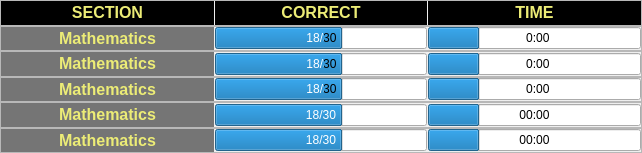
         <widget class="QWidget" name="scrollAreaWidgetContents_5">
          <property name="geometry">
           <rect>
            <x>0</x>
            <y>-15</y>
            <width>642</width>
            <height>153</height>
           </rect>
          </property>
          <property name="sizePolicy">
           <sizepolicy hsizetype="Expanding" vsizetype="Expanding">
            <horstretch>0</horstretch>
            <verstretch>0</verstretch>
           </sizepolicy>
          </property>
          <layout class="QVBoxLayout" name="verticalLayout_2">
           <property name="spacing">
            <number>0</number>
           </property>
           <property name="leftMargin">
            <number>0</number>
           </property>
           <property name="topMargin">
            <number>0</number>
           </property>
           <property name="rightMargin">
            <number>0</number>
           </property>
           <property name="bottomMargin">
            <number>0</number>
           </property>
           <item>
            <widget class="QFrame" name="frame_11">
             <property name="sizePolicy">
              <sizepolicy hsizetype="Preferred" vsizetype="Preferred">
               <horstretch>0</horstretch>
               <verstretch>0</verstretch>
              </sizepolicy>
             </property>
             <property name="frameShape">
              <enum>QFrame::StyledPanel</enum>
             </property>
             <property name="frameShadow">
              <enum>QFrame::Raised</enum>
             </property>
             <layout class="QHBoxLayout" name="horizontalLayout_13">
              <property name="spacing">
               <number>1</number>
              </property>
              <property name="leftMargin">
               <number>0</number>
              </property>
              <property name="topMargin">
               <number>0</number>
              </property>
              <property name="rightMargin">
               <number>0</number>
              </property>
              <property name="bottomMargin">
               <number>0</number>
              </property>
              <item>
               <widget class="QLabel" name="label_33">
                <property name="sizePolicy">
                 <sizepolicy hsizetype="Preferred" vsizetype="Preferred">
                  <horstretch>0</horstretch>
                  <verstretch>0</verstretch>
                 </sizepolicy>
                </property>
                <property name="maximumSize">
                 <size>
                  <width>16777215</width>
                  <height>32</height>
                 </size>
                </property>
                <property name="styleSheet">
                 <string notr="true">background-color: rgb(0, 0, 0);</string>
                </property>
                <property name="text">
                 <string>&lt;html&gt;&lt;head/&gt;&lt;body&gt;&lt;p align=&quot;center&quot;&gt;&lt;span style=&quot; font-size:12pt; font-weight:700; color:#ecec76;&quot;&gt;SECTION&lt;/span&gt;&lt;/p&gt;&lt;/body&gt;&lt;/html&gt;</string>
                </property>
               </widget>
              </item>
              <item>
               <widget class="QLabel" name="label_32">
                <property name="sizePolicy">
                 <sizepolicy hsizetype="Preferred" vsizetype="Preferred">
                  <horstretch>0</horstretch>
                  <verstretch>0</verstretch>
                 </sizepolicy>
                </property>
                <property name="maximumSize">
                 <size>
                  <width>16777215</width>
                  <height>32</height>
                 </size>
                </property>
                <property name="styleSheet">
                 <string notr="true">background-color: rgb(0, 0, 0);</string>
                </property>
                <property name="text">
                 <string>&lt;html&gt;&lt;head/&gt;&lt;body&gt;&lt;p align=&quot;center&quot;&gt;&lt;span style=&quot; font-size:12pt; font-weight:700; color:#ecec76;&quot;&gt;CORRECT&lt;/span&gt;&lt;/p&gt;&lt;/body&gt;&lt;/html&gt;</string>
                </property>
               </widget>
              </item>
              <item>
               <widget class="QLabel" name="label_31">
                <property name="sizePolicy">
                 <sizepolicy hsizetype="Preferred" vsizetype="Preferred">
                  <horstretch>0</horstretch>
                  <verstretch>0</verstretch>
                 </sizepolicy>
                </property>
                <property name="maximumSize">
                 <size>
                  <width>16777215</width>
                  <height>32</height>
                 </size>
                </property>
                <property name="styleSheet">
                 <string notr="true">background-color: rgb(0, 0, 0);</string>
                </property>
                <property name="text">
                 <string>&lt;html&gt;&lt;head/&gt;&lt;body&gt;&lt;p align=&quot;center&quot;&gt;&lt;span style=&quot; font-size:12pt; font-weight:700; color:#ecec76;&quot;&gt;TIME&lt;/span&gt;&lt;/p&gt;&lt;/body&gt;&lt;/html&gt;</string>
                </property>
               </widget>
              </item>
             </layout>
            </widget>
           </item>
           <item>
            <widget class="QFrame" name="frame_12">
             <property name="sizePolicy">
              <sizepolicy hsizetype="Preferred" vsizetype="Preferred">
               <horstretch>0</horstretch>
               <verstretch>0</verstretch>
              </sizepolicy>
             </property>
             <property name="frameShape">
              <enum>QFrame::StyledPanel</enum>
             </property>
             <property name="frameShadow">
              <enum>QFrame::Raised</enum>
             </property>
             <layout class="QHBoxLayout" name="horizontalLayout_14">
              <property name="spacing">
               <number>1</number>
              </property>
              <property name="leftMargin">
               <number>0</number>
              </property>
              <property name="topMargin">
               <number>0</number>
              </property>
              <property name="rightMargin">
               <number>0</number>
              </property>
              <property name="bottomMargin">
               <number>0</number>
              </property>
              <item>
               <widget class="QLabel" name="label_36">
                <property name="sizePolicy">
                 <sizepolicy hsizetype="Preferred" vsizetype="Preferred">
                  <horstretch>0</horstretch>
                  <verstretch>0</verstretch>
                 </sizepolicy>
                </property>
                <property name="maximumSize">
                 <size>
                  <width>16777215</width>
                  <height>32</height>
                 </size>
                </property>
                <property name="styleSheet">
                 <string notr="true">background-color: rgb(117, 117, 117)</string>
                </property>
                <property name="text">
                 <string>&lt;html&gt;&lt;head/&gt;&lt;body&gt;&lt;p align=&quot;center&quot;&gt;&lt;span style=&quot; font-size:12pt; font-weight:700; color:#ecec76;&quot;&gt;Mathematics&lt;/span&gt;&lt;/p&gt;&lt;/body&gt;&lt;/html&gt;</string>
                </property>
               </widget>
              </item>
              <item>
               <widget class="QProgressBar" name="progressBar_2">
                <property name="sizePolicy">
                 <sizepolicy hsizetype="Preferred" vsizetype="Fixed">
                  <horstretch>0</horstretch>
                  <verstretch>0</verstretch>
                 </sizepolicy>
                </property>
                <property name="styleSheet">
                 <string notr="true">text-align:center</string>
                </property>
                <property name="maximum">
                 <number>30</number>
                </property>
                <property name="value">
                 <number>18</number>
                </property>
                <property name="textDirection">
                 <enum>QProgressBar::TopToBottom</enum>
                </property>
                <property name="format">
                 <string>18/30</string>
                </property>
               </widget>
              </item>
              <item>
               <widget class="QProgressBar" name="progressBar">
                <property name="sizePolicy">
                 <sizepolicy hsizetype="Preferred" vsizetype="Maximum">
                  <horstretch>0</horstretch>
                  <verstretch>0</verstretch>
                 </sizepolicy>
                </property>
                <property name="styleSheet">
                 <string notr="true">text-align:center</string>
                </property>
                <property name="value">
                 <number>24</number>
                </property>
                <property name="textVisible">
                 <bool>true</bool>
                </property>
                <property name="orientation">
                 <enum>Qt::Horizontal</enum>
                </property>
                <property name="textDirection">
                 <enum>QProgressBar::TopToBottom</enum>
                </property>
                <property name="format">
                 <string>00:00</string>
                </property>
               </widget>
              </item>
             </layout>
            </widget>
           </item>
           <item>
            <widget class="QFrame" name="frame_13">
             <property name="sizePolicy">
              <sizepolicy hsizetype="Preferred" vsizetype="Preferred">
               <horstretch>0</horstretch>
               <verstretch>0</verstretch>
              </sizepolicy>
             </property>
             <property name="frameShape">
              <enum>QFrame::StyledPanel</enum>
             </property>
             <property name="frameShadow">
              <enum>QFrame::Raised</enum>
             </property>
             <layout class="QHBoxLayout" name="horizontalLayout_23">
              <property name="spacing">
               <number>1</number>
              </property>
              <property name="leftMargin">
               <number>0</number>
              </property>
              <property name="topMargin">
               <number>0</number>
              </property>
              <property name="rightMargin">
               <number>0</number>
              </property>
              <property name="bottomMargin">
               <number>0</number>
              </property>
              <item>
               <widget class="QLabel" name="label_38">
                <property name="sizePolicy">
                 <sizepolicy hsizetype="Preferred" vsizetype="Preferred">
                  <horstretch>0</horstretch>
                  <verstretch>0</verstretch>
                 </sizepolicy>
                </property>
                <property name="maximumSize">
                 <size>
                  <width>16777215</width>
                  <height>32</height>
                 </size>
                </property>
                <property name="styleSheet">
                 <string notr="true">background-color: rgb(117, 117, 117)</string>
                </property>
                <property name="text">
                 <string>&lt;html&gt;&lt;head/&gt;&lt;body&gt;&lt;p align=&quot;center&quot;&gt;&lt;span style=&quot; font-size:12pt; font-weight:700; color:#ecec76;&quot;&gt;Mathematics&lt;/span&gt;&lt;/p&gt;&lt;/body&gt;&lt;/html&gt;</string>
                </property>
               </widget>
              </item>
              <item>
               <widget class="QProgressBar" name="progressBar_5">
                <property name="sizePolicy">
                 <sizepolicy hsizetype="Preferred" vsizetype="Fixed">
                  <horstretch>0</horstretch>
                  <verstretch>0</verstretch>
                 </sizepolicy>
                </property>
                <property name="styleSheet">
                 <string notr="true">text-align:center</string>
                </property>
                <property name="maximum">
                 <number>30</number>
                </property>
                <property name="value">
                 <number>18</number>
                </property>
                <property name="format">
                 <string>18/30</string>
                </property>
               </widget>
              </item>
              <item>
               <widget class="QProgressBar" name="progressBar_6">
                <property name="sizePolicy">
                 <sizepolicy hsizetype="Preferred" vsizetype="Maximum">
                  <horstretch>0</horstretch>
                  <verstretch>0</verstretch>
                 </sizepolicy>
                </property>
                <property name="styleSheet">
                 <string notr="true">text-align:center</string>
                </property>
                <property name="value">
                 <number>24</number>
                </property>
                <property name="textVisible">
                 <bool>true</bool>
                </property>
                <property name="orientation">
                 <enum>Qt::Horizontal</enum>
                </property>
                <property name="textDirection">
                 <enum>QProgressBar::TopToBottom</enum>
                </property>
                <property name="format">
                 <string>00:00</string>
                </property>
               </widget>
              </item>
             </layout>
            </widget>
           </item>
           <item>
            <widget class="QFrame" name="frame_20">
             <property name="sizePolicy">
              <sizepolicy hsizetype="Preferred" vsizetype="Preferred">
               <horstretch>0</horstretch>
               <verstretch>0</verstretch>
              </sizepolicy>
             </property>
             <property name="frameShape">
              <enum>QFrame::StyledPanel</enum>
             </property>
             <property name="frameShadow">
              <enum>QFrame::Raised</enum>
             </property>
             <layout class="QHBoxLayout" name="horizontalLayout_24">
              <property name="spacing">
               <number>1</number>
              </property>
              <property name="leftMargin">
               <number>0</number>
              </property>
              <property name="topMargin">
               <number>0</number>
              </property>
              <property name="rightMargin">
               <number>0</number>
              </property>
              <property name="bottomMargin">
               <number>0</number>
              </property>
              <item>
               <widget class="QLabel" name="label_53">
                <property name="sizePolicy">
                 <sizepolicy hsizetype="Preferred" vsizetype="Preferred">
                  <horstretch>0</horstretch>
                  <verstretch>0</verstretch>
                 </sizepolicy>
                </property>
                <property name="maximumSize">
                 <size>
                  <width>16777215</width>
                  <height>32</height>
                 </size>
                </property>
                <property name="styleSheet">
                 <string notr="true">background-color: rgb(117, 117, 117)</string>
                </property>
                <property name="text">
                 <string>&lt;html&gt;&lt;head/&gt;&lt;body&gt;&lt;p align=&quot;center&quot;&gt;&lt;span style=&quot; font-size:12pt; font-weight:700; color:#ecec76;&quot;&gt;Mathematics&lt;/span&gt;&lt;/p&gt;&lt;/body&gt;&lt;/html&gt;</string>
                </property>
               </widget>
              </item>
              <item>
               <widget class="QProgressBar" name="progressBar_7">
                <property name="sizePolicy">
                 <sizepolicy hsizetype="Preferred" vsizetype="Fixed">
                  <horstretch>0</horstretch>
                  <verstretch>0</verstretch>
                 </sizepolicy>
                </property>
                <property name="styleSheet">
                 <string notr="true">text-align:center</string>
                </property>
                <property name="maximum">
                 <number>30</number>
                </property>
                <property name="value">
                 <number>18</number>
                </property>
                <property name="format">
                 <string>18/30</string>
                </property>
               </widget>
              </item>
              <item>
               <widget class="QProgressBar" name="progressBar_8">
                <property name="sizePolicy">
                 <sizepolicy hsizetype="Preferred" vsizetype="Maximum">
                  <horstretch>0</horstretch>
                  <verstretch>0</verstretch>
                 </sizepolicy>
                </property>
                <property name="styleSheet">
                 <string notr="true">text-align:center</string>
                </property>
                <property name="value">
                 <number>24</number>
                </property>
                <property name="textVisible">
                 <bool>true</bool>
                </property>
                <property name="orientation">
                 <enum>Qt::Horizontal</enum>
                </property>
                <property name="textDirection">
                 <enum>QProgressBar::TopToBottom</enum>
                </property>
                <property name="format">
                 <string>00:00</string>
                </property>
               </widget>
              </item>
             </layout>
            </widget>
           </item>
           <item>
            <widget class="QFrame" name="frame_21">
             <property name="sizePolicy">
              <sizepolicy hsizetype="Preferred" vsizetype="Preferred">
               <horstretch>0</horstretch>
               <verstretch>0</verstretch>
              </sizepolicy>
             </property>
             <property name="frameShape">
              <enum>QFrame::StyledPanel</enum>
             </property>
             <property name="frameShadow">
              <enum>QFrame::Raised</enum>
             </property>
             <layout class="QHBoxLayout" name="horizontalLayout_25">
              <property name="spacing">
               <number>1</number>
              </property>
              <property name="leftMargin">
               <number>0</number>
              </property>
              <property name="topMargin">
               <number>0</number>
              </property>
              <property name="rightMargin">
               <number>0</number>
              </property>
              <property name="bottomMargin">
               <number>0</number>
              </property>
              <item>
               <widget class="QLabel" name="label_54">
                <property name="sizePolicy">
                 <sizepolicy hsizetype="Preferred" vsizetype="Preferred">
                  <horstretch>0</horstretch>
                  <verstretch>0</verstretch>
                 </sizepolicy>
                </property>
                <property name="maximumSize">
                 <size>
                  <width>16777215</width>
                  <height>32</height>
                 </size>
                </property>
                <property name="styleSheet">
                 <string notr="true">background-color: rgb(117, 117, 117)</string>
                </property>
                <property name="text">
                 <string>&lt;html&gt;&lt;head/&gt;&lt;body&gt;&lt;p align=&quot;center&quot;&gt;&lt;span style=&quot; font-size:12pt; font-weight:700; color:#ecec76;&quot;&gt;Mathematics&lt;/span&gt;&lt;/p&gt;&lt;/body&gt;&lt;/html&gt;</string>
                </property>
               </widget>
              </item>
              <item>
               <widget class="QProgressBar" name="progressBar_9">
                <property name="sizePolicy">
                 <sizepolicy hsizetype="Preferred" vsizetype="Fixed">
                  <horstretch>0</horstretch>
                  <verstretch>0</verstretch>
                 </sizepolicy>
                </property>
                <property name="maximum">
                 <number>30</number>
                </property>
                <property name="value">
                 <number>18</number>
                </property>
                <property name="format">
                 <string>18/30</string>
                </property>
               </widget>
              </item>
              <item>
               <widget class="QProgressBar" name="progressBar_10">
                <property name="sizePolicy">
                 <sizepolicy hsizetype="Preferred" vsizetype="Maximum">
                  <horstretch>0</horstretch>
                  <verstretch>0</verstretch>
                 </sizepolicy>
                </property>
                <property name="styleSheet">
                 <string notr="true"/>
                </property>
                <property name="value">
                 <number>24</number>
                </property>
                <property name="textVisible">
                 <bool>true</bool>
                </property>
                <property name="orientation">
                 <enum>Qt::Horizontal</enum>
                </property>
                <property name="textDirection">
                 <enum>QProgressBar::TopToBottom</enum>
                </property>
                <property name="format">
                 <string>00:00</string>
                </property>
               </widget>
              </item>
             </layout>
            </widget>
           </item>
           <item>
            <widget class="QFrame" name="frame_22">
             <property name="sizePolicy">
              <sizepolicy hsizetype="Preferred" vsizetype="Preferred">
               <horstretch>0</horstretch>
               <verstretch>0</verstretch>
              </sizepolicy>
             </property>
             <property name="frameShape">
              <enum>QFrame::StyledPanel</enum>
             </property>
             <property name="frameShadow">
              <enum>QFrame::Raised</enum>
             </property>
             <layout class="QHBoxLayout" name="horizontalLayout_26">
              <property name="spacing">
               <number>1</number>
              </property>
              <property name="leftMargin">
               <number>0</number>
              </property>
              <property name="topMargin">
               <number>0</number>
              </property>
              <property name="rightMargin">
               <number>0</number>
              </property>
              <property name="bottomMargin">
               <number>0</number>
              </property>
              <item>
               <widget class="QLabel" name="label_55">
                <property name="sizePolicy">
                 <sizepolicy hsizetype="Preferred" vsizetype="Preferred">
                  <horstretch>0</horstretch>
                  <verstretch>0</verstretch>
                 </sizepolicy>
                </property>
                <property name="maximumSize">
                 <size>
                  <width>16777215</width>
                  <height>32</height>
                 </size>
                </property>
                <property name="styleSheet">
                 <string notr="true">background-color: rgb(117, 117, 117)</string>
                </property>
                <property name="text">
                 <string>&lt;html&gt;&lt;head/&gt;&lt;body&gt;&lt;p align=&quot;center&quot;&gt;&lt;span style=&quot; font-size:12pt; font-weight:700; color:#ecec76;&quot;&gt;Mathematics&lt;/span&gt;&lt;/p&gt;&lt;/body&gt;&lt;/html&gt;</string>
                </property>
               </widget>
              </item>
              <item>
               <widget class="QProgressBar" name="progressBar_11">
                <property name="sizePolicy">
                 <sizepolicy hsizetype="Preferred" vsizetype="Fixed">
                  <horstretch>0</horstretch>
                  <verstretch>0</verstretch>
                 </sizepolicy>
                </property>
                <property name="maximum">
                 <number>30</number>
                </property>
                <property name="value">
                 <number>18</number>
                </property>
                <property name="format">
                 <string>18/30</string>
                </property>
               </widget>
              </item>
              <item>
               <widget class="QProgressBar" name="progressBar_12">
                <property name="sizePolicy">
                 <sizepolicy hsizetype="Preferred" vsizetype="Maximum">
                  <horstretch>0</horstretch>
                  <verstretch>0</verstretch>
                 </sizepolicy>
                </property>
                <property name="styleSheet">
                 <string notr="true"/>
                </property>
                <property name="value">
                 <number>24</number>
                </property>
                <property name="textVisible">
                 <bool>true</bool>
                </property>
                <property name="orientation">
                 <enum>Qt::Horizontal</enum>
                </property>
                <property name="textDirection">
                 <enum>QProgressBar::TopToBottom</enum>
                </property>
                <property name="format">
                 <string>00:00</string>
                </property>
               </widget>
              </item>
             </layout>
            </widget>
           </item>
          </layout>
         </widget>
